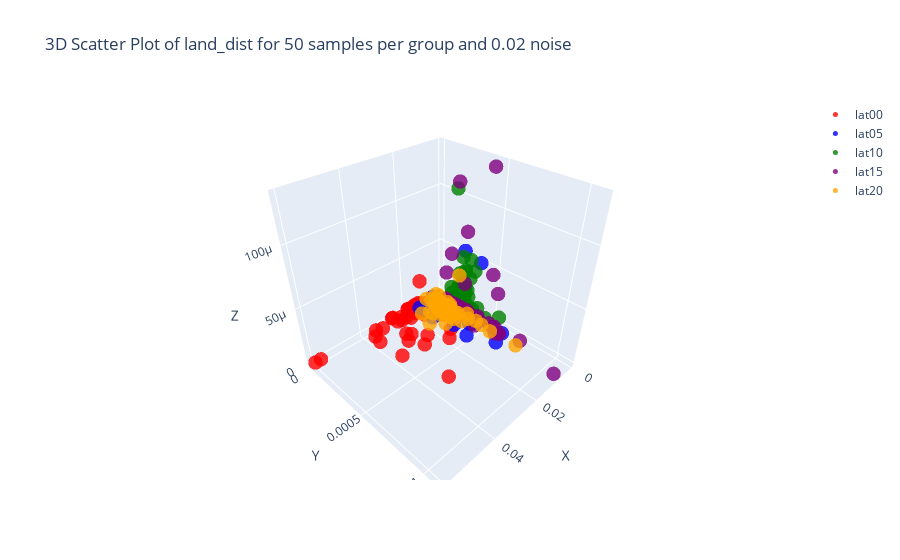

The code cell stored with this chart in its notebook:
### Code cell
plot_norms('land_dist', 0.02, 50)
